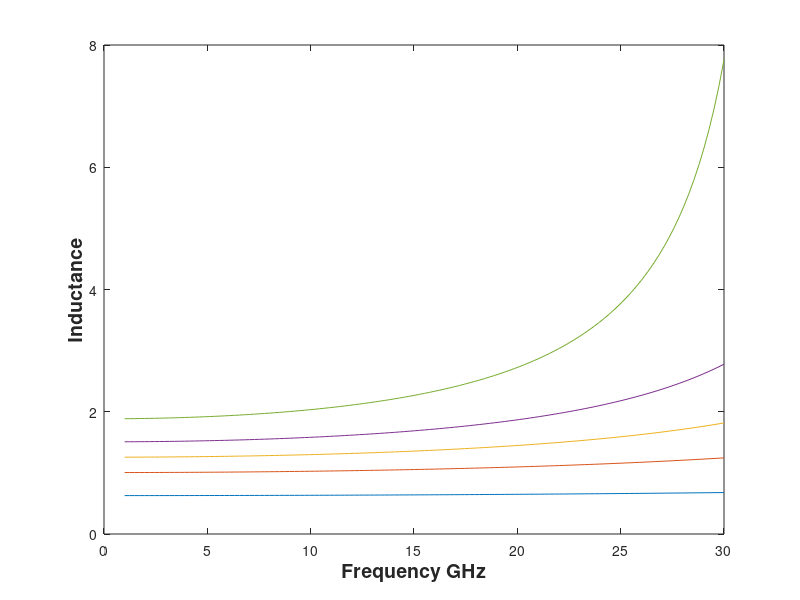

The MATLAB script that drew this image: (Note: this script raises an error after producing the figure.)
%% EM Parameters
cc=2.997925e8;        %Velocidade da luz
jay=sqrt(-1);        %Unidade imaginaria 
e0=8.854223e-12;  %Permissividade absoluta do meio
u0=1.256640e-6;       %Permeabilidade absoluta do meio
eta0=sqrt(u0/e0);       %Impedancia do meio
Nq=121;
f_inicial=1e9;      %Frequencia inicial de analise
f_final=30e9;        %Frequencia final de analis
f=linspace(f_inicial,f_final,Nq);
theta=0 %5Incidente Angle

%% Substrate Parameters
er=[2.2 4.4]
d=[0.5 0.8 1 1.2 1.5]*1e-3;
[Freq,ER,D]=meshgrid(f,er,d);
erd=ER-j*0.088;
omega=2*pi*Freq;
k0=omega*sqrt(e0*u0);
kt=k0*sin(theta); %transverse component
kz0=sqrt(k0.^2-kt.^2); %normal component in vacuum
kzd=sqrt(ER.*k0.^2-kt.^2); %normal component in the subs
eta0TE=omega.*u0./kz0; %vacuum - TE
eta0TM=kz0./(omega*e0); %vacuum - TM 
etadTE=omega.*u0./kzd; %substrate - TE - relation (4)
etadTM=kzd./(omega.*e0.*ER); %substrate - TM - relation (4)
Zd_TM = 1i*etadTM.*tan(kzd.*D) ; %relation (3)
Lg=imag(Zd_TM./omega/1e-9)
%% Ground Short-circuit Inductance vs Permittivity

figure,
plot(f/1e9,squeeze(Lg(1,:,:)))
xlabel('Frequency GHz','FontSize',14,'FontWeight','bold')
ylabel('Inductance','FontSize',14,'FontWeight','bold')
% legend(Leg)
ax = gca;ax.XAxis.FontSize = 18;ax.YAxis.FontSize = 18;
set(gcf,'color','w');sizef = [4000 1900];res = 300;
set(gcf,'Units','inches','Position',[2 2 sizef/res]);
grid
